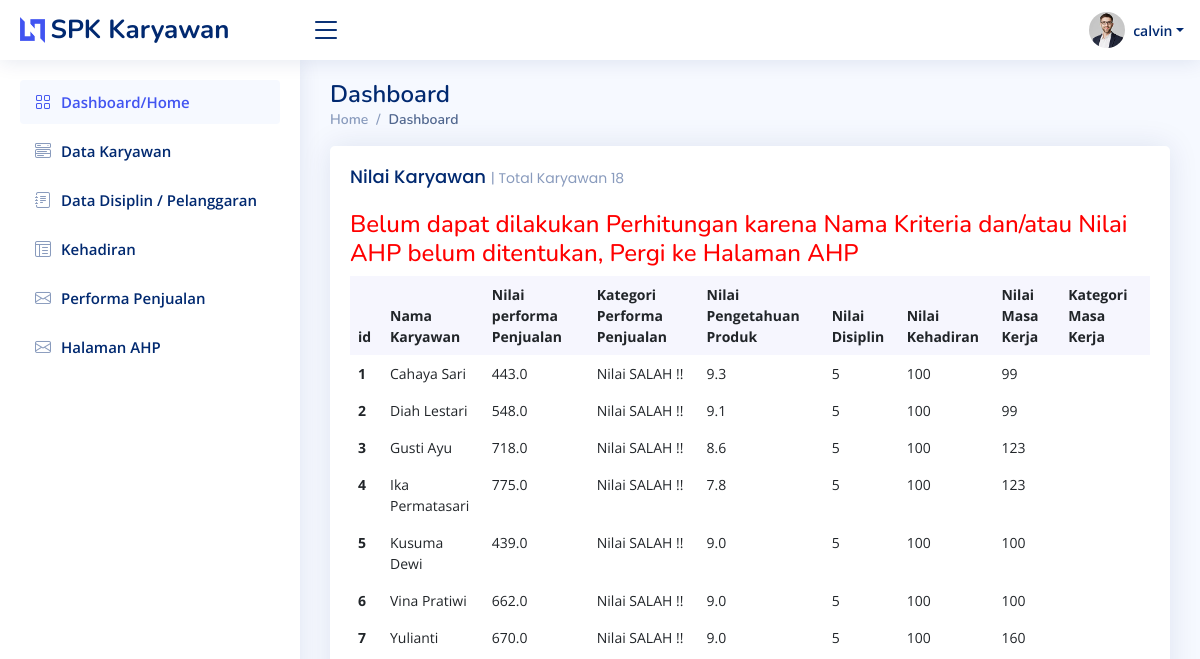
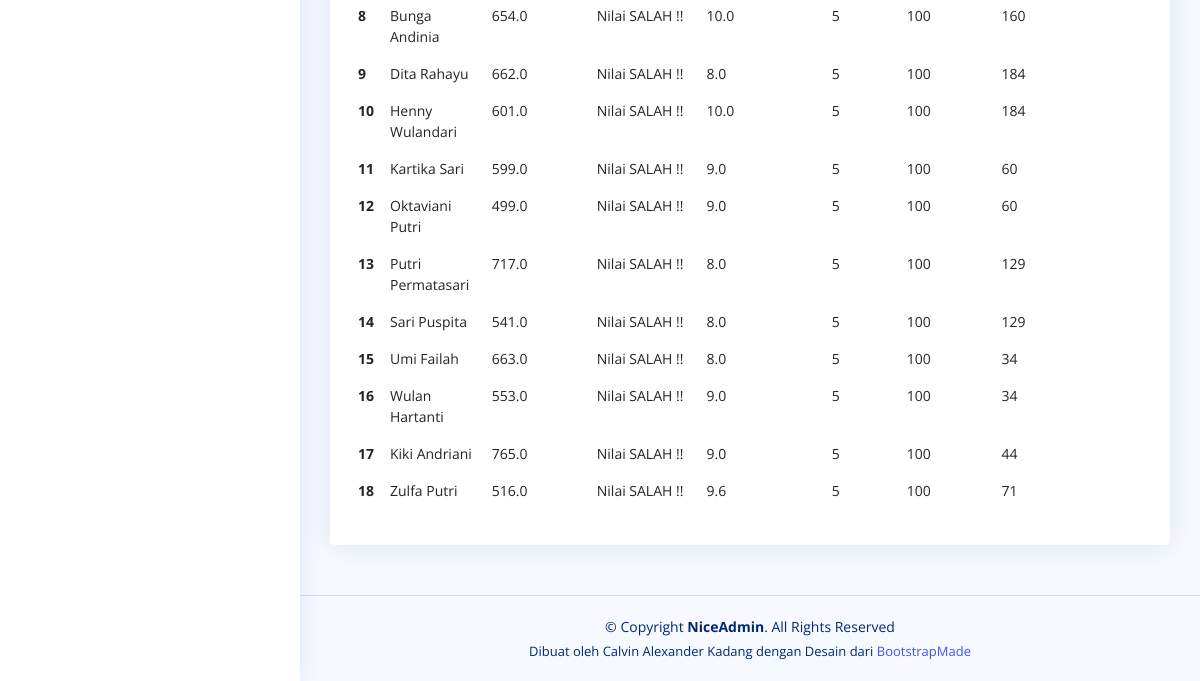
The app's page / (signed in), older data (2 pictures, top to bottom).
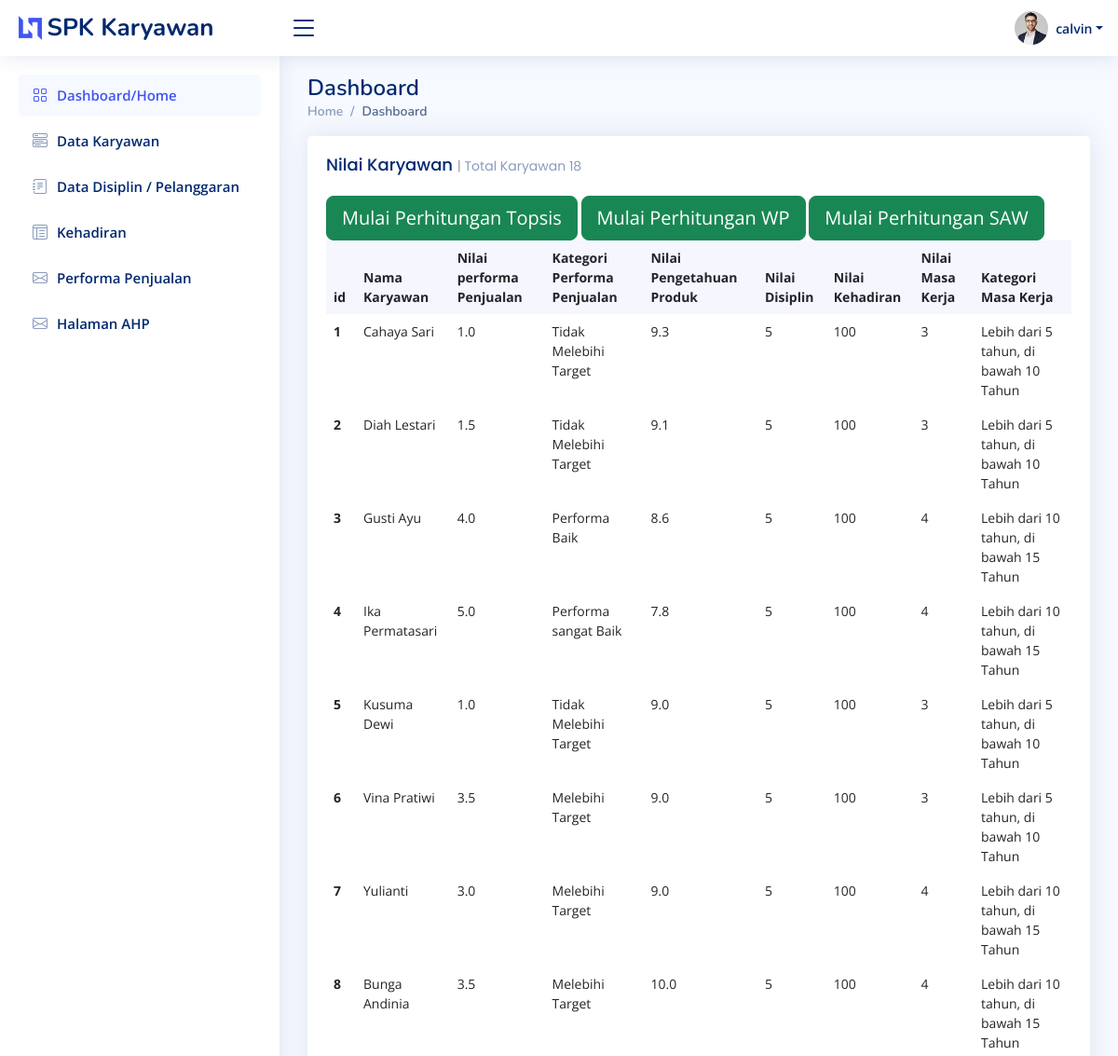
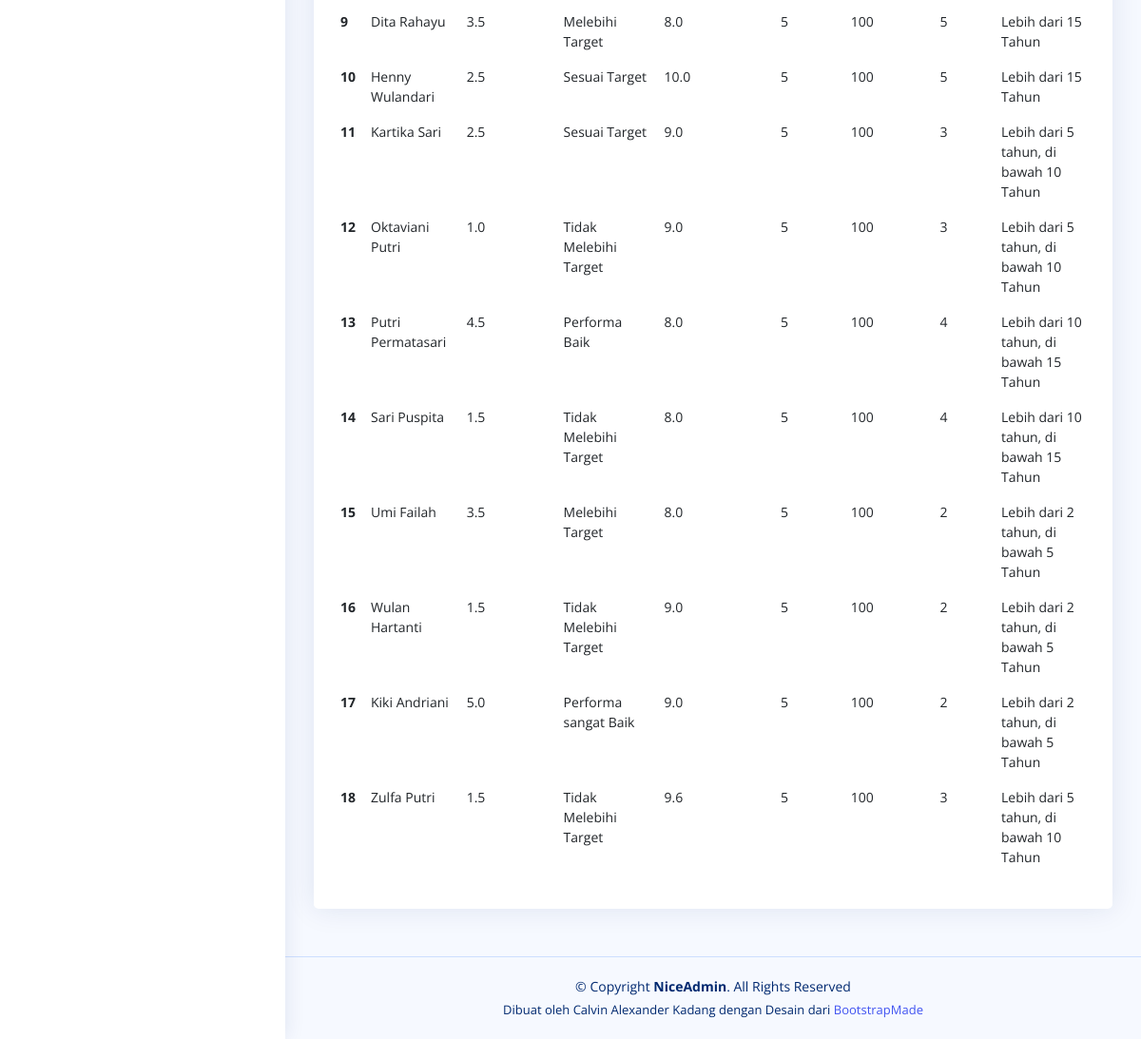
The same page, newer data (2 pictures, top to bottom).
### base/models.py (models this page shows, shortened)
class User(AbstractUser):
    nama = models.CharField(max_length=200, null=True)
    email = models.EmailField(unique=True, null=True)
    brand = models.CharField(max_length=200, null=True)
    tgl_masuk = models.DateTimeField(null=True)
    hari_ini = models.DateTimeField(auto_now=True)
    nilai_pengetahuan_produk = models.DecimalField(null=True, blank=False, max_digits=7, decimal_places=4)
    deskripsi_pengetahuan_produk = models.CharField(max_length=200, null=True, blank=True)
    def __str__(self):
        return f'{self.nama}'

class Penilaian(models.Model):
    nama = models.ForeignKey(User, on_delete=models.CASCADE)
    nilai_performa_penjualan = models.DecimalField(null=True, blank=False, max_digits=10,decimal_places=4)
    nilai_pengetahuan_produk = models.DecimalField(null=True, blank=False, max_digits=10, decimal_places=4)
    nilai_disiplin = models.DecimalField(null=True, blank=False, max_digits=10, decimal_places=4)
    nilai_kehadiran = models.DecimalField(null=True, blank=False, max_digits=10, decimal_places=4)
    nilai_masa_kerja = models.DecimalField(null=True, blank=False, max_digits=10, decimal_places=4)
    bulan_penilaian = MonthField("Month Value", help_text="some help...", default='2023-05')

### base/views.py (the view)
# urls.py: 2. Add a URL to urlpatterns:  path('', views.home, name='home')
@login_required(login_url='login')
def home(request):
    page = 'home'
    penilaian = Penilaian.objects.all()
    for p in penilaian:
        years, months = divmod(p.nilai_masa_kerja, 12)
        p.years = years
        p.months = months
    if Nilai_Ahp.objects.exclude(nama_kriteria__isnull=False).exists():
        nilai_ahp_ada = 'No'
    elif Nilai_Ahp.objects.exclude(value_kriteria__isnull=False).exists():
        nilai_ahp_ada = 'No'
    elif Nilai_Ahp.objects.exists():
        nilai_ahp_ada = 'Yes'
    else:
        nilai_ahp_ada = 'No'
    context = {
        'penilaian': penilaian,
        'nilai_ahp_ada': nilai_ahp_ada,
        'page': page
    }
    return render(request, 'base/home.html', context)

### base/templates/base/home.html (shortened to what this page needs)
{% extends 'main.html' %}
{% load static %}
{% load mathfilters %}
{% block content %}
    <main id="main" class="main">
        <div class="pagetitle">
            <h1>Dashboard</h1>
            <nav>
                <ol class="breadcrumb">
                    <li class="breadcrumb-item"><a href="{% url 'home' %}">Home</a></li>
                    <li class="breadcrumb-item active">Dashboard</li>
                </ol>
            </nav>
        </div>
        <section class="section dashboard">
            <div class="row">
                <div class="">
                    <div class="row">
                        <div class="col-12">
                            <div class="card recent-sales overflow-auto">
                                <div class="card-body">
                                    <h5 class="card-title">Nilai Karyawan <span>| Total Karyawan 18</span></h5>
                                    {% if nilai_ahp_ada == 'Yes' %}
                                        <a type="button" id="myButton"class="btn btn-success btn-lg">Mulai Perhitungan Topsis</a>
                                        <a type="button" id="wowButton" class="btn btn-success btn-lg">Mulai Perhitungan WP</a>
                                        <a type="button" id="haButton" class="btn btn-success btn-lg">Mulai Perhitungan SAW</a>
                                    {% else %}
                                        <h4 style="color:red"> Belum dapat dilakukan Perhitungan karena Nama Kriteria dan/atau Nilai AHP belum ditentukan, Pergi ke Halaman AHP</h4>
                                    {% endif %}
                                    <table class="table table-borderless datatable">
                                        <thead>
                                            <tr>
                                                <th scope="col">id</th>
                                                <th scope="col">Nama Karyawan</th>
                                                <th scope="col">Nilai performa Penjualan</th>
                                                <th scope="col">Kategori Performa Penjualan</th>
                                                <th scope="col">Nilai Pengetahuan Produk</th>
                                                <th scope="col">Nilai Disiplin</th>
                                                <th scope="col">Nilai Kehadiran</th>
                                                <th scope="col">Nilai Masa Kerja</th>
                                                <th scope="col">Kategori Masa Kerja</th>
                                            </tr>
                                        </thead>
                                        <tbody>
                                            {% for penilaian in penilaian %}
                                            <tr>
                                                <th scope="row">{{ penilaian.id }}</th>
                                                <td>{{ penilaian.nama }}</td>
                                                <td>{{ penilaian.nilai_performa_penjualan|floatformat:"1" }}</td>
                                                {% if penilaian.nilai_performa_penjualan < 0 %}
                                                <td>
                                                    Nilai SALAH !!
                                                </td>
                                                {% elif penilaian.nilai_performa_penjualan == 0 and penilaian.nilai_performa_penjualan < 1 %}
                                                <td>
                                                    Performa Buruk
                                                </td>
                                                {% elif penilaian.nilai_performa_penjualan >= 1 and penilaian.nilai_performa_penjualan < 2 %}
                                                <td>
                                                    Tidak Melebihi Target
                                                </td>
                                                {% elif penilaian.nilai_performa_penjualan >= 2 and penilaian.nilai_performa_penjualan < 3 %}
                                                <td>
                                                    Sesuai Target
                                                </td>
                                                {% elif penilaian.nilai_performa_penjualan >= 3 and penilaian.nilai_performa_penjualan < 4 %}
                                                <td>
                                                    Melebihi Target
                                                </td>
                                                {% elif penilaian.nilai_performa_penjualan >= 4 and penilaian.nilai_performa_penjualan < 5 %}
                                                <td>
                                                    Performa Baik
                                                </td>
                                                {% elif penilaian.nilai_performa_penjualan == 5 %}
                                                <td>
                                                    Performa sangat Baik
                                                </td>
                                                {% elif penilaian.nilai_performa_penjualan > 6 %}
                                                <td>
                                                    Nilai SALAH !!
                                                </td>
                                                {% endif %}
                                                <td>{{ penilaian.nilai_pengetahuan_produk|floatformat:"1" }}</td>
                                                <td>{{ penilaian.nilai_disiplin|floatformat:"0" }}</td>
                                                <td>{{ penilaian.nilai_kehadiran|floatformat:"0" }}</td>
                                                <td>{{ penilaian.nilai_masa_kerja|floatformat:"0" }}</td>
                                                {% if penilaian.nilai_masa_kerja == 0 %}
                                                    <td>
                                                        Kurang dari 1 Tahun
                                                    </td>
                                                    {% elif penilaian.nilai_masa_kerja == 1%}
                                                    <td>
                                                        Lebih dari 1 Tahun, di bawah 2 Tahun
                                                    </td>
                                                    {% elif penilaian.nilai_masa_kerja == 2 %}
                                                    <td>
                                                        Lebih dari 2 tahun, di bawah 5 Tahun
                                                    </td>
                                                    {% elif penilaian.nilai_masa_kerja == 3 %}
                                                    <td>
                                                        Lebih dari 5 tahun, di bawah 10 Tahun
                                                    </td>
                                                    {% elif penilaian.nilai_masa_kerja == 4 %}
                                                    <td>
                                                        Lebih dari 10 tahun, di bawah 15 Tahun
                                                    </td>
                                                    {% elif penilaian.nilai_masa_kerja == 5 %}
                                                    <td>
                                                        Lebih dari 15 Tahun
                                                    </td>
                                                {% endif %}
                                            </tr>
                                            {% endfor %}
                                        </tbody>
                                    </table>
                            </div>
                        </div>
                    </div>
                </div>
            </div>
        </section>
    </main>
{% endblock content %}

### templates/main.html (shortened to what this page needs)
<!DOCTYPE html>
{% load static %}
<html lang="en">
<head>
    <link href="{% static 'assets/vendor/bootstrap/css/bootstrap.min.css'%}" rel="stylesheet">
    <link href="{% static 'assets/vendor/bootstrap-icons/bootstrap-icons.css'%}" rel="stylesheet">
    <link href="{% static 'assets/vendor/boxicons/css/boxicons.min.css'%}" rel="stylesheet">
    <link href="{% static 'assets/vendor/quill/quill.snow.css'%}" rel="stylesheet">
    <link href="{% static 'assets/vendor/quill/quill.bubble.css'%}" rel="stylesheet">
    <link href="{% static 'assets/vendor/remixicon/remixicon.css'%}" rel="stylesheet">
    <link href="{% static 'assets/vendor/simple-datatables/style.css'%}" rel="stylesheet">
    <link href="{% static 'assets/css/style.css'%}" rel="stylesheet">
</head>
<body>
    {% include 'navbar.html' %}
    {% block content %}
    {% endblock content %}
    <footer id="footer" class="footer">
        <div class="copyright">
            &copy; Copyright <strong><span>NiceAdmin</span></strong>. All Rights Reserved
        </div>
        <div class="credits">
            Dibuat oleh Calvin Alexander Kadang dengan Desain dari <a href="https://bootstrapmade.com/">BootstrapMade</a>
        </div>
    </footer>
</body>
</html>

### templates/navbar.html (shortened to what this page needs)
{% load static %}
<header id="header" class="header fixed-top d-flex align-items-center">
    <div class="d-flex align-items-center justify-content-between">
        {% if request.user.is_staff %}
            <a href="{% url 'home' %}" class="logo d-flex align-items-center">
                <img src="{% static 'assets/img/logo.png'%}" alt="">
                <span class="d-none d-lg-block">SPK Karyawan</span>
            </a>
            <i class="bi bi-list toggle-sidebar-btn"></i>
        {% else %}
                <a href="{% url 'home1' %}" class="logo d-flex align-items-center">
                    <img src="{% static 'assets/img/logo.png'%}" alt="">
                    <span class="d-none d-lg-block">SPK Karyawan</span>
                </a>
                <i class="bi bi-list toggle-sidebar-btn"></i>
        {% endif %}
    </div>
    <nav class="header-nav ms-auto">
        <ul class="d-flex align-items-center">
            <li class="nav-item dropdown pe-3">
                <a class="nav-link nav-profile d-flex align-items-center pe-0" href="#" data-bs-toggle="dropdown">
                    <img src="{% static 'assets/img/profile-img.jpg'%}" alt="Profile" class="rounded-circle">
                    <span class="d-none d-md-block dropdown-toggle ps-2">{{ request.user.username }}</span>
                </a>
            </li>
        </ul>
    </nav>
</header>
<aside id="sidebar" class="sidebar">
    <ul class="sidebar-nav" id="sidebar-nav">
        {% if request.user.is_staff %}
            {% if page == 'home' %}
                <li class="nav-item">
                    <a class="nav-link " href="{% url 'home' %}">
                        <i class="bi bi-grid"></i>
                        <span>Dashboard/Home</span>
                    </a>
                </li>
            {% endif %}
        {% endif %}
        {% if request.user.is_staff %}
            {% if page == 'karyawan' %}
                <li class="nav-item">
                    <a class="nav-link " href="{% url 'data_karyawan' %}">
                        <i class="bi bi-menu-button-wide"></i>
                        <span>Data Karyawan</span>
                    </a>
                </li>
            {% else %}
                <li class="nav-item">
                    <a class="nav-link collapsed" href="{% url 'data_karyawan' %}">
                        <i class="bi bi-menu-button-wide"></i>
                        <span>Data Karyawan</span>
                    </a>
                </li>
            {% endif %}
            {% if page == 'disiplin' %}
                <li class="nav-item">
                    <a class="nav-link " href="{% url 'disiplin' %}">
                        <i class="bi bi-journal-text"></i>
                        <span>Data Disiplin / Pelanggaran</span>
                    </a>
                </li>
            {% else %}
                <li class="nav-item">
                    <a class="nav-link collapsed" href="{% url 'disiplin' %}">
                        <i class="bi bi-journal-text"></i>
                        <span>Data Disiplin / Pelanggaran</span>
                    </a>
                </li>
            {% endif %}
            {% if page == 'kehadiran' %}
                <li class="nav-item">
                    <a class="nav-link " href="{% url 'kehadiran' %}">
                        <i class="bi bi-layout-text-window-reverse"></i>
                        <span>Kehadiran</span>
                    </a>
                </li>
            {% else %}
                <li class="nav-item">
                    <a class="nav-link collapsed" href="{% url 'kehadiran' %}">
                        <i class="bi bi-layout-text-window-reverse"></i>
                        <span>Kehadiran</span>
                    </a>
                </li>
            {% endif %}
            {% if page == 'performa_penjualan' %}
                <li class="nav-item">
                    <a class="nav-link " href="{% url 'performapenjualan' %}">
                        <i class="bi bi-envelope"></i>
                        <span>Performa Penjualan</span>
                    </a>
                </li>
            {% else %}
                <li class="nav-item">
                    <a class="nav-link collapsed" href="{% url 'performapenjualan' %}">
                        <i class="bi bi-envelope"></i>
                        <span>Performa Penjualan</span>
                    </a>
                </li>
            {% endif %}
            {% if page == 'ahp' %}
            <li class="nav-item">
                <a class="nav-link " href="{% url 'nilai_ahp' %}">
                    <i class="bi bi-envelope"></i>
                    <span>Halaman AHP</span>
                </a>
            </li>
            {% else %}
            <li class="nav-item">
                <a class="nav-link collapsed" href="{% url 'nilai_ahp' %}">
                    <i class="bi bi-envelope"></i>
                    <span>Halaman AHP</span>
                </a>
            </li>
            {% endif %}
        {% endif %}
    </ul>
</aside>

Row changes from the older to the newer data that the page shows:
changed Penilaian "Cahaya Sari": nilai_performa_penjualan "443.0" → "1.0"; nilai_masa_kerja "99" → "3"; nilai_performa_penjualan "Nilai SALAH !!" → "Tidak Melebihi Target"; now shows "Lebih dari 5 tahun, di bawah 10 Tahun"
changed Penilaian "Diah Lestari": nilai_performa_penjualan "548.0" → "1.5"; nilai_masa_kerja "99" → "3"; nilai_performa_penjualan "Nilai SALAH !!" → "Tidak Melebihi Target"; now shows "Lebih dari 5 tahun, di bawah 10 Tahun"
changed Penilaian "Gusti Ayu": nilai_performa_penjualan "718.0" → "4.0"; nilai_masa_kerja "123" → "4"; nilai_performa_penjualan "Nilai SALAH !!" → "Performa Baik"; now shows "Lebih dari 10 tahun, di bawah 15 Tahun"
changed Penilaian "Ika Permatasari": nilai_performa_penjualan "775.0" → "5.0"; nilai_masa_kerja "123" → "4"; nilai_performa_penjualan "Nilai SALAH !!" → "Performa sangat Baik"; now shows "Lebih dari 10 tahun, di bawah 15 Tahun"
changed Penilaian "Kusuma Dewi": nilai_performa_penjualan "439.0" → "1.0"; nilai_masa_kerja "100" → "3"; nilai_performa_penjualan "Nilai SALAH !!" → "Tidak Melebihi Target"; now shows "Lebih dari 5 tahun, di bawah 10 Tahun"
changed Penilaian "Vina Pratiwi": nilai_performa_penjualan "662.0" → "3.5"; nilai_masa_kerja "100" → "3"; nilai_performa_penjualan "Nilai SALAH !!" → "Melebihi Target"; now shows "Lebih dari 5 tahun, di bawah 10 Tahun"
changed Penilaian "Yulianti": nilai_performa_penjualan "670.0" → "3.0"; nilai_masa_kerja "160" → "4"; nilai_performa_penjualan "Nilai SALAH !!" → "Melebihi Target"; now shows "Lebih dari 10 tahun, di bawah 15 Tahun"
changed Penilaian "Bunga Andinia": nilai_performa_penjualan "654.0" → "3.5"; nilai_masa_kerja "160" → "4"; nilai_performa_penjualan "Nilai SALAH !!" → "Melebihi Target"; now shows "Lebih dari 10 tahun, di bawah 15 Tahun"
changed Penilaian "Dita Rahayu": nilai_performa_penjualan "662.0" → "3.5"; nilai_masa_kerja "184" → "5"; nilai_performa_penjualan "Nilai SALAH !!" → "Melebihi Target"; now shows "Lebih dari 15 Tahun"
changed Penilaian "Henny Wulandari": nilai_performa_penjualan "601.0" → "2.5"; nilai_masa_kerja "184" → "5"; nilai_performa_penjualan "Nilai SALAH !!" → "Sesuai Target"; now shows "Lebih dari 15 Tahun"
changed Penilaian "Kartika Sari": nilai_performa_penjualan "599.0" → "2.5"; nilai_masa_kerja "60" → "3"; nilai_performa_penjualan "Nilai SALAH !!" → "Sesuai Target"; now shows "Lebih dari 5 tahun, di bawah 10 Tahun"
changed Penilaian "Oktaviani Putri": nilai_performa_penjualan "499.0" → "1.0"; nilai_masa_kerja "60" → "3"; nilai_performa_penjualan "Nilai SALAH !!" → "Tidak Melebihi Target"; now shows "Lebih dari 5 tahun, di bawah 10 Tahun"
changed Penilaian "Putri Permatasari": nilai_performa_penjualan "717.0" → "4.5"; nilai_masa_kerja "129" → "4"; nilai_performa_penjualan "Nilai SALAH !!" → "Performa Baik"; now shows "Lebih dari 10 tahun, di bawah 15 Tahun"
changed Penilaian "Sari Puspita": nilai_performa_penjualan "541.0" → "1.5"; nilai_masa_kerja "129" → "4"; nilai_performa_penjualan "Nilai SALAH !!" → "Tidak Melebihi Target"; now shows "Lebih dari 10 tahun, di bawah 15 Tahun"
changed Penilaian "Umi Failah": nilai_performa_penjualan "663.0" → "3.5"; nilai_masa_kerja "34" → "2"; nilai_performa_penjualan "Nilai SALAH !!" → "Melebihi Target"; now shows "Lebih dari 2 tahun, di bawah 5 Tahun"
changed Penilaian "Wulan Hartanti": nilai_performa_penjualan "553.0" → "1.5"; nilai_masa_kerja "34" → "2"; nilai_performa_penjualan "Nilai SALAH !!" → "Tidak Melebihi Target"; now shows "Lebih dari 2 tahun, di bawah 5 Tahun"
changed Penilaian "Kiki Andriani": nilai_performa_penjualan "765.0" → "5.0"; nilai_masa_kerja "44" → "2"; nilai_performa_penjualan "Nilai SALAH !!" → "Performa sangat Baik"; now shows "Lebih dari 2 tahun, di bawah 5 Tahun"
changed Penilaian "Zulfa Putri": nilai_performa_penjualan "516.0" → "1.5"; nilai_masa_kerja "71" → "3"; nilai_performa_penjualan "Nilai SALAH !!" → "Tidak Melebihi Target"; now shows "Lebih dari 5 tahun, di bawah 10 Tahun"
Text that changed along with them:
text no longer shown: "Belum dapat dilakukan Perhitungan karena Nama Kriteria dan/atau Nilai AHP belum ditentukan, Pergi ke Halaman AHP"
text now shown: "Mulai Perhitungan Topsis Mulai Perhitungan WP Mulai Perhitungan SAW"
